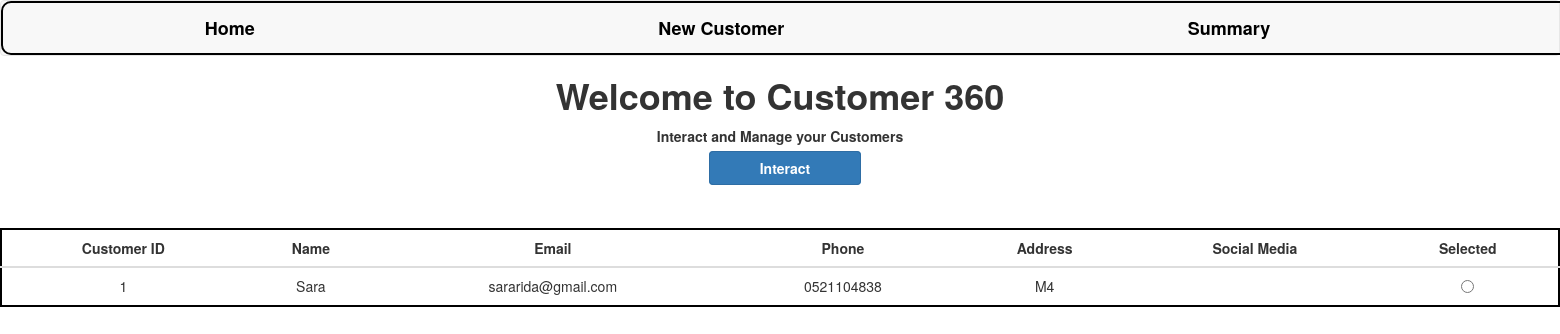
The page / on the database its author committed.
### customer360/models.py (models this page shows, shortened)
class Customer(models.Model):
    id = models.AutoField(primary_key=True)
    name = models.CharField(max_length=100)
    email = models.EmailField(max_length=100)
    phone = models.CharField(max_length=20)
    address = models.CharField(max_length=200)
    social_media = models.CharField(max_length=100, blank=True)

### customer360/views.py (the view)
# urls.py: path('',views.index,name="index"),
def index(request):
    customers = Customer.objects.all()
    context = {"customers":customers}
    return render(request,"index.html",context=context)

### customer360/templates/index.html (shortened to what this page needs)
{% extends 'base.html' %}
{% load static %}
{% block content %}
<html>
    <head>
    </head>
    <body>
        <h1>Welcome to Customer 360</h1>
        <p>Interact and Manage your Customers</p>
        <a class="btn btn-primary" style="font-weight:bold; display:inline" onclick="set_customer()">Interact</a>
        <table class="table">
            <thead>
                <tr>
                    <th>Customer ID</th>
                    <th>Name</th>
                    <th>Email</th>
                    <th>Phone</th>
                    <th>Address</th>
                    <th>Social Media</th>
                    <th>Selected</th>
                </tr>
            </thead>
            <tbody>
                {% for customer in customers %}
                    <tr>
                        <td>{{customer.id }}</td>
                        <td>{{customer.name }}</td>
                        <td>{{customer.email }}</td>
                        <td>{{customer.phone }}</td>
                        <td>{{customer.address }}</td>
                        <td>{{customer.social_media }}</td>
                        <td>
                            <input type="radio" name="selected_customers" value="{{ customer.id }}">
                        </td>
                    </tr>
                {% endfor %}
            </tbody>
        </table>
    </body>
</html>
{% endblock content %}

### static/css/main.css (style rules this page uses)
body { text-align: center; margin: auto; }
h1,p { font-weight: bold; }
table { margin: auto; border: 2px solid #000000; margin-top: 50px; border-radius: 15px; background-color: white; text-align: center; }
th { text-align: center; }
.btn { display: flex; margin-top: 10px; margin-bottom: 10px; padding-left: 50px; padding-right: 50px; text-align: left; margin-left: 10px; }

### rows shown on the page
Customer: id "1", name "Sara", email "sararida@gmail.com", phone "0521104838", address "M4"
